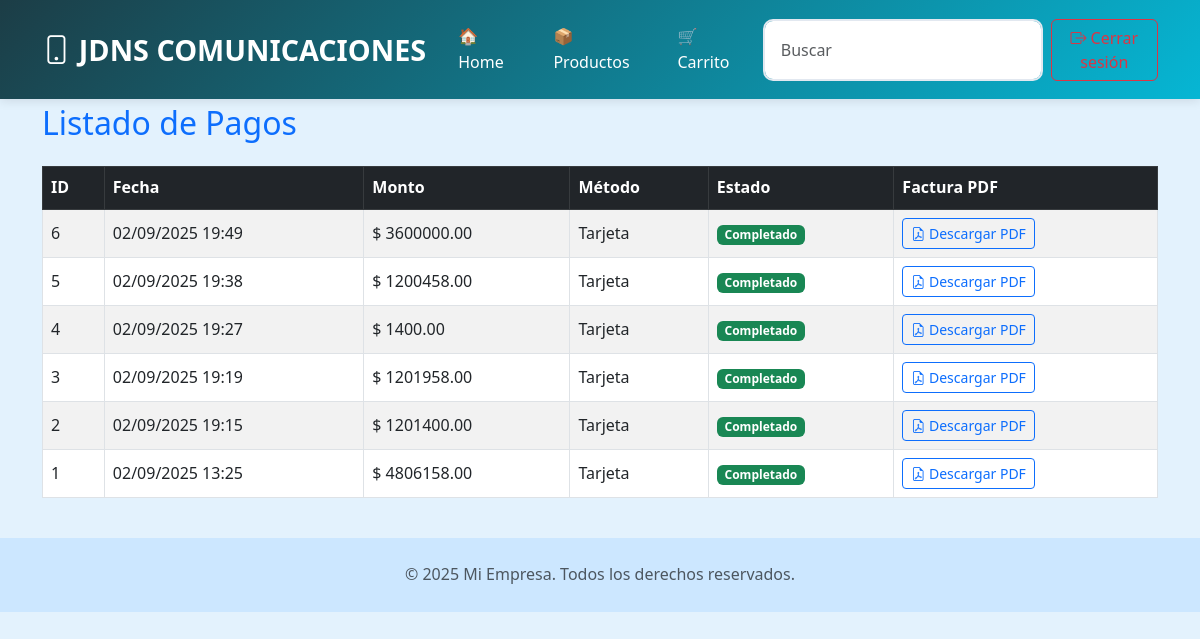
Before: /pagos/listar (signed in) with the older database file.
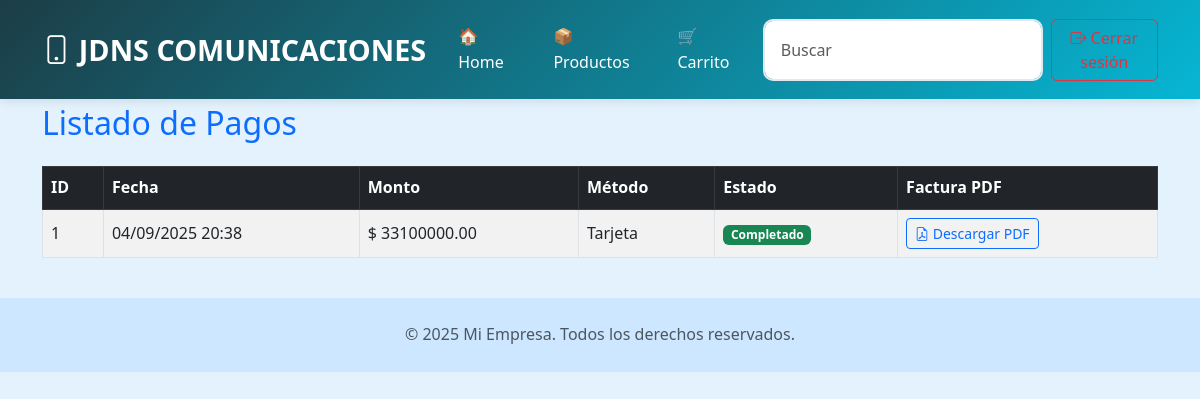
After: the same page with the newer database file.
### app/models/users.py (models this page shows)
class Pago(db.Model):
    __tablename__ = 'pago'
    idpago = db.Column(db.Integer, primary_key=True)
    fecha_pago = db.Column(db.DateTime, default=datetime.utcnow)
    monto = db.Column(db.DECIMAL(10, 2))
    metodo_pago = db.Column(db.Enum('efectivo', 'tarjeta', 'transferencia', 'mixto', name='metodo_pago_enum'))
    referencia_pago = db.Column(db.String(100))
    estado_pago = db.Column(db.Enum('pendiente', 'completado', 'fallido', name='estado_pago_enum'))
    proveedor_pago = db.Column(db.String(45))
    token_transaccion = db.Column(db.String(100))
    ventas_factura_idventas_factura = db.Column(db.Integer, db.ForeignKey('ventas_factura.idventas_factura'))
    factura = db.relationship('VentaFactura', backref='pagos', lazy=True)

### app/routes/pago.py (the view)
@pago.route('/pagos/listar')
@login_required
def listar_pagos():
    if current_user.rol == 'admin':
        pagos = Pago.query.order_by(Pago.fecha_pago.desc()).all()
    else:
        pagos = Pago.query.join(VentaFactura).filter(VentaFactura.usuario_idusuario == current_user.idusuario).order_by(Pago.fecha_pago.desc()).all()
    return render_template('listar_pagos.html', pagos=pagos)

### app/models/users.py (called while the page is built)
    @property
    def is_authenticated(self):
        return True

### app/templates/listar_pagos.html (shortened to what this page needs)
{% extends "plantilla.html" %}
{% block content %}
<div class="container py-4">
    <h2 class="mb-4 text-primary">Listado de Pagos</h2>
    {% if pagos %}
        <div class="table-responsive">
            <table class="table table-striped table-bordered align-middle">
                <thead class="table-dark">
                    <tr>
                        <th>ID</th>
                        <th>Fecha</th>
                        <th>Monto</th>
                        <th>Método</th>
                        <th>Estado</th>
                        <th>Factura PDF</th>
                    </tr>
                </thead>
                <tbody>
                    {% for pago in pagos %}
                    <tr>
                        <td>{{ pago.idpago }}</td>
                        <td>{{ pago.fecha_pago.strftime('%d/%m/%Y %H:%M') }}</td>
                        <td>$ {{ pago.monto }}</td>
                        <td>{{ pago.metodo_pago|capitalize }}</td>
                        <td>
                            <span class="badge bg-{{ 'success' if pago.estado_pago == 'completado' else 'secondary' }}">
                                {{ pago.estado_pago|capitalize }}
                            </span>
                        </td>
                        <td>
                            <a class="btn btn-outline-primary btn-sm"
                               href="{{ url_for('pago.descargar_factura', factura_id=pago.ventas_factura_idventas_factura) }}"
                               target="_blank">
                                <i class="bi bi-file-earmark-pdf"></i> Descargar PDF
                            </a>
                        </td>
                    </tr>
                    {% endfor %}
                </tbody>
            </table>
        </div>
    {% else %}
        <div class="alert alert-info">No hay pagos registrados.</div>
    {% endif %}
</div>
{% endblock %}

### app/templates/plantilla.html (shortened to what this page needs)
<!DOCTYPE html>
<html lang="es">
<head>
    <link href="https://cdn.jsdelivr.net/npm/bootstrap@5.3.0/dist/css/bootstrap.min.css" rel="stylesheet">
    <link rel="stylesheet" href="https://cdn.jsdelivr.net/npm/bootstrap-icons@1.10.5/font/bootstrap-icons.css">
    <link rel="stylesheet" href="{{ url_for('static', filename='style.css') }}">
</head>
<body>
   <nav class="navbar navbar-expand-lg navbar-dark bg-dark fixed-top">
    <div class="container">
        <a class="navbar-brand text-primary-custom" href="{{ url_for('auth.dashboard') }}">
            <i class="bi bi-phone me-2"></i>JDNS COMUNICACIONES
        </a>
        <div class="collapse navbar-collapse" id="navbarSupportedContent">
            <ul class="navbar-nav me-auto mb-2 mb-lg-0">
                <li class="nav-item">
                    <a class="nav-link" href="{{ url_for('auth.dashboard') }}"><span class="me-1">🏠</span>Home</a>
                </li>
                <li class="nav-item">
                    <a class="nav-link" href="{{ url_for('producto.listar_productos') }}"><span class="me-1">📦</span>Productos</a>
                </li>
                <li class="nav-item">
                    <a class="nav-link" href="{{ url_for('carrito.ver_carrito') }}"><span class="me-1">🛒</span>Carrito</a>
                </li>
            </ul>
            <form class="d-flex" role="search">
                <input class="form-control me-2" type="search" placeholder="Buscar" aria-label="Search" />
                <a href="{{ url_for('auth.logout') }}" class="btn btn-outline-danger">
                    <i class="bi bi-box-arrow-right"></i> Cerrar sesión
                </a>
            </form>
        </div>
    </div>
</nav>
    {% block content %}{% endblock %}
    <footer class="text-center py-4 mt-auto">
        <div class="container">
            <span class="text-muted">© 2025 Mi Empresa. Todos los derechos reservados.</span>
        </div>
    </footer>
</body>
</html>

### app/static/style.css (style rules this page uses)
:root { --primary-color: #1c3d46; --secondary-color: #f97316; --accent-color: #06b6d4; --dark-bg: #1e293b; --light-bg: #f8fafc; --text-dark: #1e293b; --text-light: #64748b; --white: #ffffff; --gray-100: #f1f5f9; --gray-200: #e2e8f0; --gray-300: #cbd5e1; --gray-800: #1e293b; --gray-900: #0f172a; }
* { margin: 0; padding: 0; box-sizing: border-box; }
body { font-family: "Segoe UI", Tahoma, Geneva, Verdana, sans-serif; line-height: 1.6; color: var(--text-dark); background-color: var(--white); }
.navbar { background: linear-gradient(135deg, var(--primary-color), var(--accent-color)); box-shadow: 0 2px 10px rgba(0, 0, 0, 0.1); padding: 1rem 0; }
.navbar-brand { font-size: 1.8rem; font-weight: 700; color: var(--white) !important; text-decoration: none; }
.navbar-nav .nav-link { color: var(--white) !important; font-weight: 500; margin: 0 0.5rem; transition: color 0.3s ease; }
.form-control { border: 2px solid var(--gray-200); border-radius: 10px; padding: 1rem; font-size: 1rem; transition: all 0.3s ease; }

### app/templates/plantilla.html (style rules this page uses)
body { padding-top: 80px; background-color: #e3f2fd; }
footer { background-color: #cce7ff; }

Changed rows visible on the page:
removed Pago: idpago "6", fecha_pago "02/09/2025 19:49", monto "3600000.00", metodo_pago "Tarjeta", estado_pago "Completado"
removed Pago: idpago "5", fecha_pago "02/09/2025 19:38", monto "1200458.00", metodo_pago "Tarjeta", estado_pago "Completado"
removed Pago: idpago "4", fecha_pago "02/09/2025 19:27", monto "1400.00", metodo_pago "Tarjeta", estado_pago "Completado"
removed Pago: idpago "3", fecha_pago "02/09/2025 19:19", monto "1201958.00", metodo_pago "Tarjeta", estado_pago "Completado"
removed Pago: idpago "2", fecha_pago "02/09/2025 19:15", monto "1201400.00", metodo_pago "Tarjeta", estado_pago "Completado"
changed Pago "Tarjeta": fecha_pago "02/09/2025 13:25" → "04/09/2025 20:38"; monto "4806158.00" → "33100000.00"
